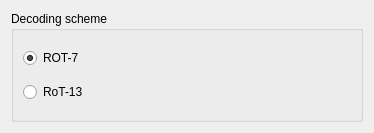
<?xml version="1.0" encoding="UTF-8"?>
<ui version="4.0">
 <class>Dialog</class>
 <widget class="QDialog" name="Dialog">
  <property name="geometry">
   <rect>
    <x>0</x>
    <y>0</y>
    <width>374</width>
    <height>133</height>
   </rect>
  </property>
  <property name="windowTitle">
   <string>Dialog</string>
  </property>
  <layout class="QGridLayout" name="gridLayout">
   <item row="0" column="0">
    <widget class="QGroupBox" name="groupBox">
     <property name="title">
      <string>Decoding scheme</string>
     </property>
     <layout class="QVBoxLayout" name="verticalLayout">
      <item>
       <widget class="QRadioButton" name="radioButton">
        <property name="text">
         <string>ROT-7</string>
        </property>
        <property name="checked">
         <bool>true</bool>
        </property>
       </widget>
      </item>
      <item>
       <widget class="QRadioButton" name="radioButton_2">
        <property name="text">
         <string>RoT-13</string>
        </property>
       </widget>
      </item>
     </layout>
    </widget>
   </item>
  </layout>
 </widget>
 <resources/>
 <connections/>
</ui>
